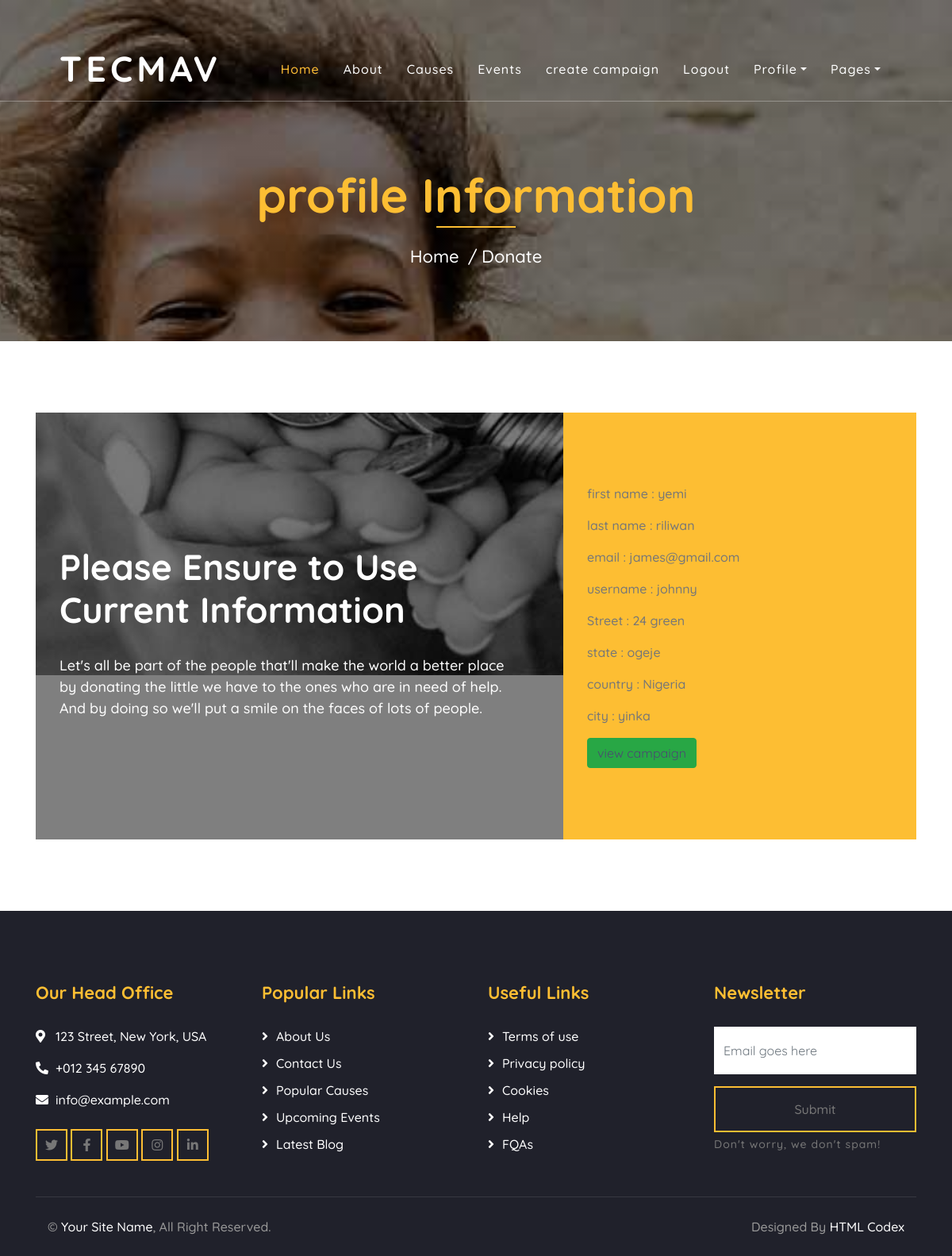
Page /auth/profile/ (signed in) on the committed database.
### authentication/models.py (models this page shows, shortened)
class Profile(models.Model):
    country_choices = [
        ('Nigeria', 'nigeria'),
        ('South Africa', 'south africa')
    ]
    user = models.OneToOneField(User, on_delete=models.CASCADE)
    date_modified = models.DateTimeField(User, auto_now=True)
    street = models.CharField(max_length=50, null=True, blank=True)
    city = models.CharField(max_length=50, null=True, blank=True)
    phone_number = models.CharField(max_length=20, null=True)
    state = models.CharField(max_length=50, null=True, blank=True)
    country = models.CharField(max_length=50, choices=country_choices, blank=True)

### authentication/views.py (the view)
# urls.py: path('profile/', profile, name='profile')
def profile(request):
    address = get_object_or_404(Profile, id=request.user.id)
    return render(request, 'auths/profile.html' , {'address': address})

### templates/auths/profile.html
{% extends 'base.html' %}
{% load static %}
    {% block content %}
        <div class="page-header">
            <div class="container">
                <div class="row">
                    <div class="col-12">
                        <h2>profile Information</h2>
                    </div>
                    <div class="col-12">
                        <a href="{% url 'home' %}">Home</a>
                        <a href="{% url 'donate' %}">Donate</a>
                    </div>
                </div>
            </div>
        </div>
        <div class="container">
            <div class="donate" data-parallax="scroll" data-image-src="{% static 'img/donate.jpg' %}">
                <div class="row align-items-center">
                    <div class="col-lg-7">
                        <div class="donate-content">
                            <div class="section-header">
                                <h2>Please Ensure to Use Current Information</h2>
                            </div>
                            <div class="donate-text">
                                <p>
                                    Let's all be part of the people that'll make the world a better place by donating the little we have to the ones who are in need of help. And by doing so we'll put a smile on the faces of lots of people.
                                </p>
                            </div>
                        </div>
                    </div>
                    <div class="col-lg-5">
                        <div class="donate-form">
                            <p> first name : {{ user.first_name }} </p>
                            <p> last name : {{ user.last_name }}</p>
                            <p> email :  {{ user.email }} </p>
                            <p> username :  {{ user.username }} </p>
                            <p> Street :  {{ address.street }} </p>
                            <p> state : {{ address.state}} </p>
                            <p> country : {{ address.country }} </p>
                            <p> city : {{ address.city }}</p>
                            <button type="button" class="btn btn-success">
                                <a href="{% url 'campaigninfo' %}">view campaign</a>
                            </button>
                        </div>
                    </div>
                </div>
            </div>
        </div>
    {% endblock %}

### static/css/style.css (style rules this page uses)
body { color: #777777; font-weight: 500; background: #ffffff; font-family: 'Quicksand', sans-serif; }
h1, h2, h3, h4, h5, h6 { color: #4a4c70; }
a { color: #4a4c70; transition: .3s; }
.page-header { position: relative; margin-bottom: 45px; padding: 210px 0 90px 0; text-align: center; background: linear-gradient(rgba(0, 0, 0, .5), rgba(0, 0, 0, .5)), url(../img/page-header.jpg); background-attachment: fixed; background-position: center; background-repeat: no-repeat; background-size: cover; }
.page-header h2 { position: relative; color: #FDBE33; font-size: 60px; font-weight: 700; margin-bottom: 20px; padding-bottom: 5px; }
.page-header h2::after { position: absolute; content: ""; width: 100px; height: 2px; left: calc(50% - 50px); bottom: 0; background: #FDBE33; }
.page-header a { position: relative; padding: 0 12px; font-size: 22px; color: #ffffff; }
.page-header a::after { position: absolute; content: "/"; width: 8px; height: 8px; top: -2px; right: -7px; text-align: center; color: #ffffff; }
.page-header a:last-child::after { display: none; }
.section-header { position: relative; width: 100%; max-width: 700px; margin: 0 auto 45px auto; }
.section-header h2 { margin: 0; font-size: 45px; font-weight: 700; }
.donate { position: relative; width: 100%; margin: 45px 0; background: rgba(0, 0, 0, .5); }
.donate .donate-content { padding: 45px 0 15px 0; }
.container .donate { margin: 90px 0; }
.container .donate .donate-content { padding: 45px 30px 15px 30px; }
.donate .donate-content .section-header { margin-bottom: 30px; }
.donate .donate-content .section-header h2 { color: #ffffff; }
.donate .donate-text p { color: #ffffff; font-size: 18px; }
.donate .donate-form { padding: 90px 30px; background: #FDBE33; }

### rows in the picture
Profile: street "24 green", state "ogeje", country "Nigeria", city "yinka"

### other values in the picture
{{ user.first_name }} "yemi"
{{ user.last_name }} "riliwan"
{{ user.email }} "james@gmail.com"
{{ user.username }} "johnny"
